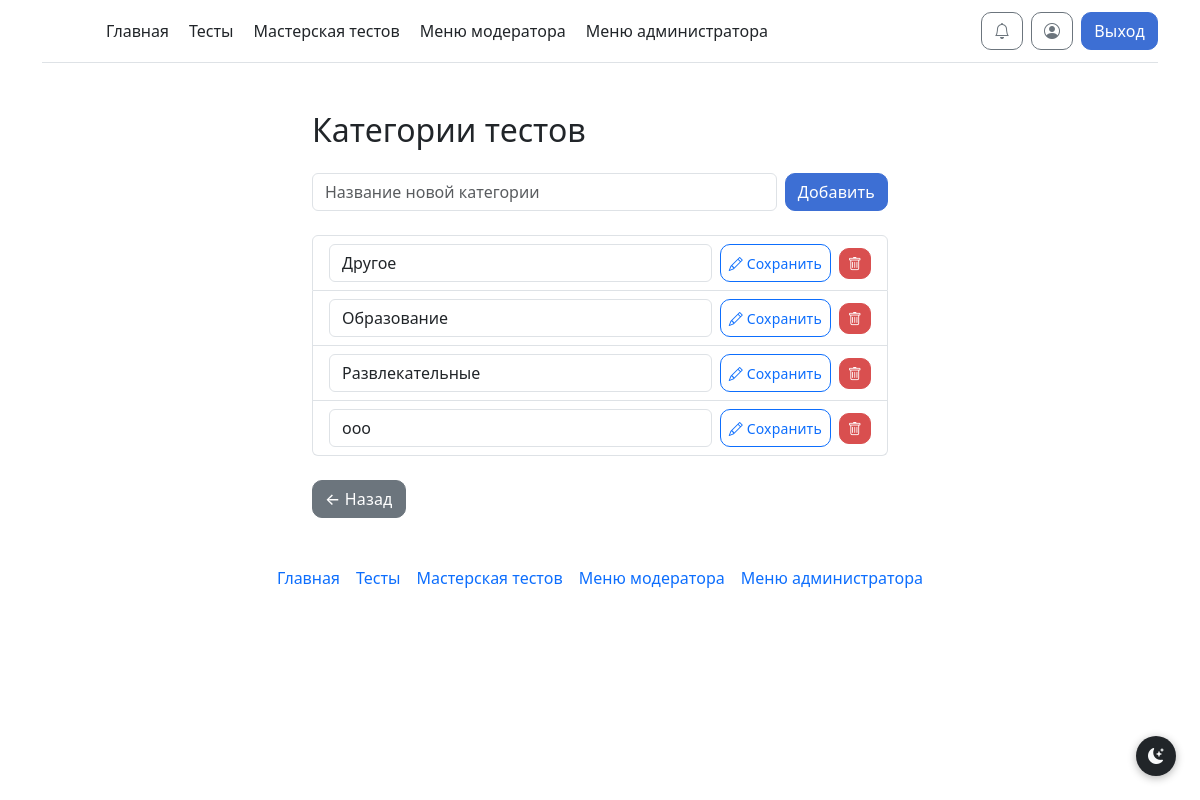
The app's page /admin/categories (signed in), older data.
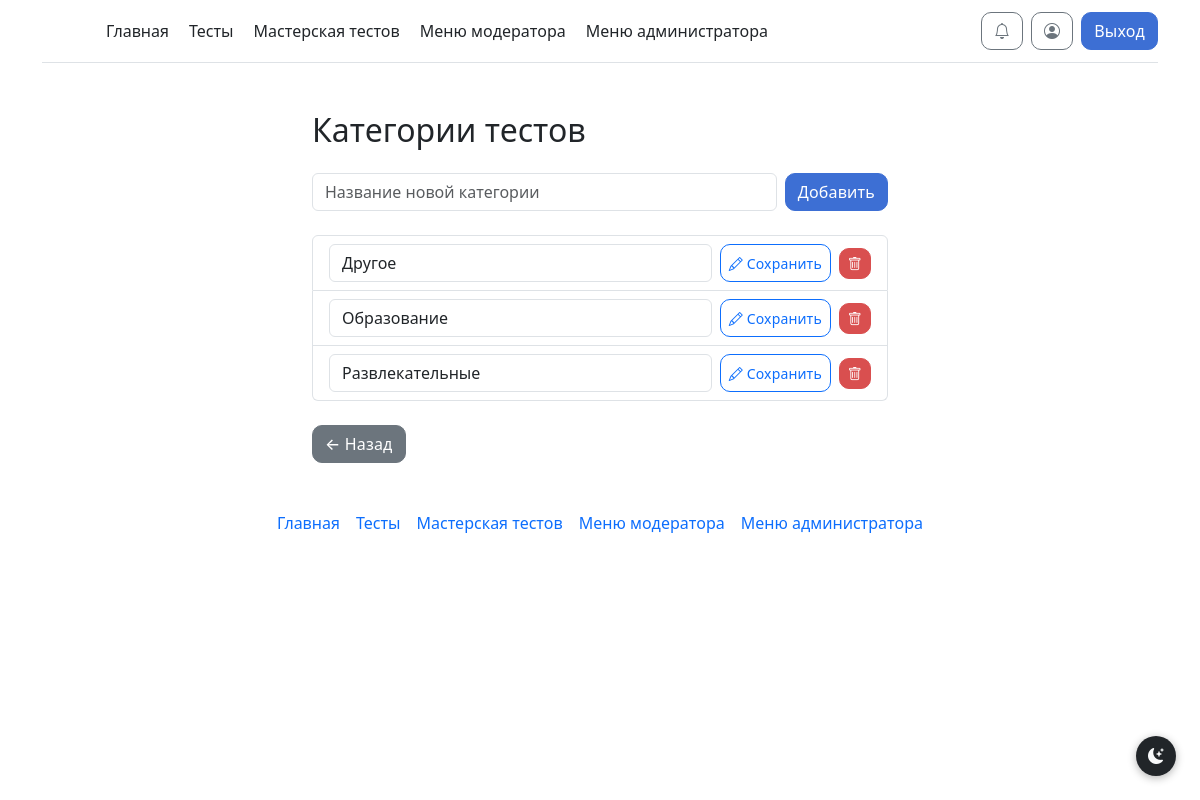
The same page, newer data.
### models.py (models this page shows)
class TestCategory(db.Model):
    __tablename__ = 'test_category'
    cat_id = db.Column(db.Integer, primary_key=True)
    cat_name = db.Column(db.String, unique=True, nullable=False)

### routes/admin.py (the view)
@admin_bp.route('/admin/categories')
@login_required
def admin_categories():
    err = _require_admin()
    if err:
        return err
    categories = get_category_choices()
    return render_template("admin_categories.html", categories=categories)

### __init__.py (called while the page is built, shortened)
@manager.user_loader
def load_user(user_id):
    return db.session.get(User, user_id)

@app.template_filter('get_unread_notifications_count')
def get_unread_notifications_count(user_id):
    return Notifications.query.filter_by(n_user_id=user_id, n_is_read=False).count()

@app.before_request
def check_must_rate_test():
    excluded_paths = ['/test/', '/static/', '/logout']

### models.py (called while the page is built)
def get_category_choices():
    return [{'cat_id': c.cat_id, 'cat_name': c.cat_name} for c in TestCategory.query.order_by(TestCategory.cat_name).all()]

### routes/admin.py (called while the page is built)
def _require_admin():
    if current_user.admin < 2:
        flash("У вас нет доступа!", 'danger')
        return redirect("/")
    return None

### templates/admin_categories.html (shortened to what this page needs)
{% extends 'base.html' %}
{% block main %}
<div class="container mt-4" style="max-width: 600px;">
    <h2 class="mb-4">Категории тестов</h2>
    <form method="POST" action="/admin/categories/add" class="d-flex gap-2 mb-4">
        <input type="text" class="form-control" name="name" placeholder="Название новой категории" required>
        <button type="submit" class="btn btn-primary text-nowrap">Добавить</button>
    </form>
    <ul class="list-group">
        {% for cat in categories %}
        <li class="list-group-item">
            <div class="d-flex justify-content-between align-items-center gap-2">
                <form method="POST" action="/admin/categories/update/{{ cat.cat_id }}" class="d-flex gap-2 flex-grow-1">
                    <input type="text" class="form-control" name="name" value="{{ cat.cat_name }}" required>
                    <button type="submit" class="btn btn-sm btn-outline-primary text-nowrap">
                        <i class="bi bi-pencil"></i> Сохранить
                    </button>
                </form>
                <form method="POST" action="/admin/categories/delete/{{ cat.cat_id }}"
                      onsubmit="return confirm('Удалить категорию «{{ cat.cat_name }}»?');">
                    <button type="submit" class="btn btn-sm btn-danger">
                        <i class="bi bi-trash"></i>
                    </button>
                </form>
            </div>
        </li>
        {% endfor %}
    </ul>
    <a href="/admin" class="btn btn-secondary mt-4">← Назад</a>
</div>
{% endblock %}

Row changes from the older to the newer data that the page shows:
removed TestCategory: name "ооо"
